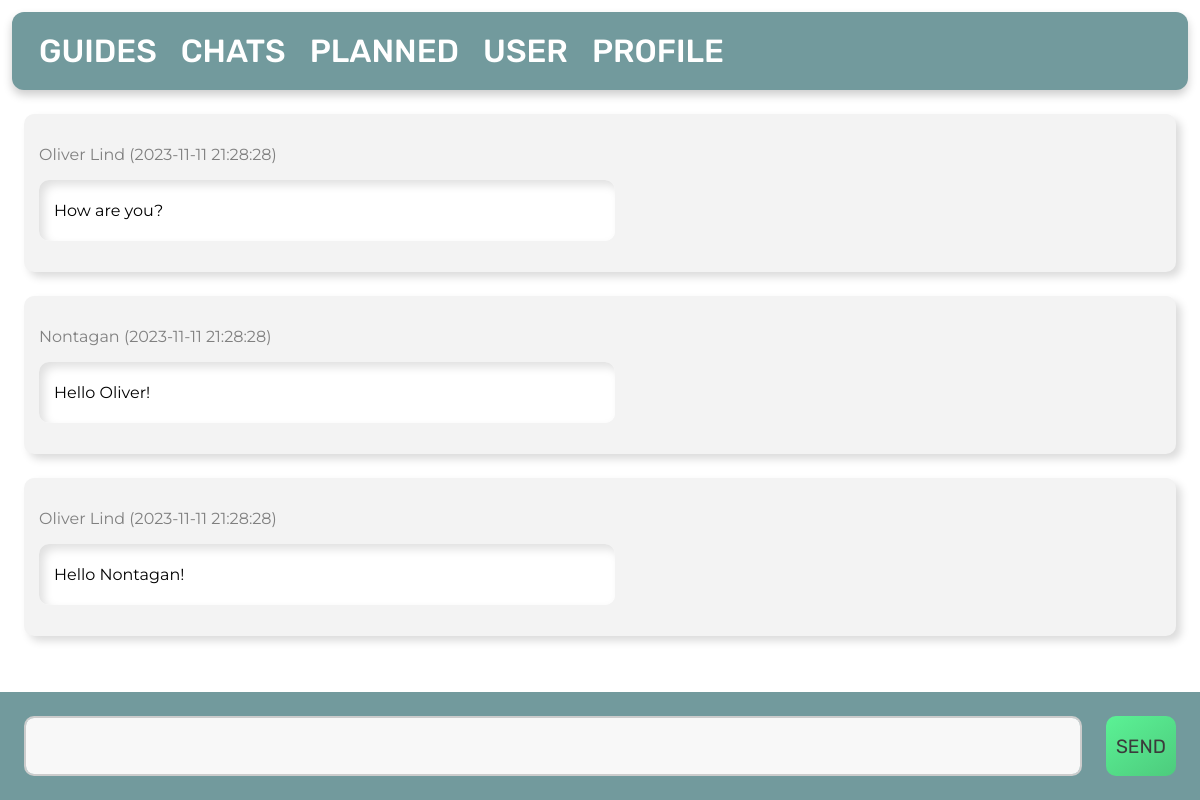
The page /1/message/ on the database as committed earlier.
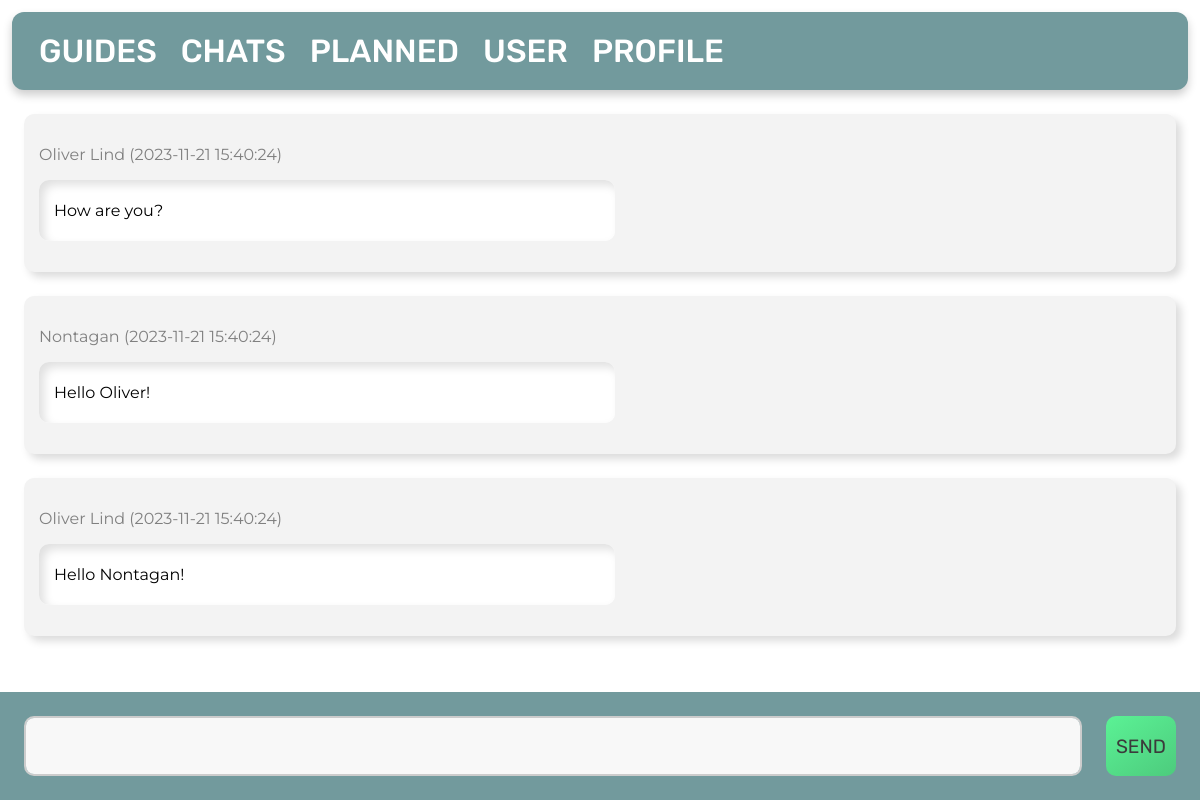
The same page on the database as committed later.
### tables this page shows
CREATE TABLE message
(
    id      INTEGER PRIMARY KEY AUTOINCREMENT,
    content TEXT,
    date    TIMESTAMP NOT NULL DEFAULT CURRENT_TIMESTAMP,
    inChat  INTEGER   NOT NULL,
    byUser  INTEGER   NOT NULL,
    FOREIGN KEY (byUser) REFERENCES user (id),
    FOREIGN KEY (inChat) REFERENCES chat (id)
);

CREATE TABLE user
(
    id        INTEGER PRIMARY KEY AUTOINCREMENT,
    firstname TEXT NOT NULL,
    lastname  TEXT NOT NULL,
    age       INTEGER,
    country   TEXT
);

### app.py (the view, shortened to what this page needs)
@app.route('/<int:id>/message/', methods=('GET', 'POST'))
def message(id):
    global user_id
    db = get_db_connection()
    message = db.execute(
        'SELECT * FROM message, chat, user WHERE chat.id = ? AND message.inChat = chat.id AND user.id = message.byUser ORDER BY message.id DESC',
        (id,)).fetchall()
    return render_template('message.html', message=message)

### app.py (called while the page is built)
def get_db_connection():
    db = sqlite3.connect('database.db')
    db.row_factory = sqlite3.Row
    return db

### templates/message.html
{% extends 'base.html' %}
{% block content %}
    {% for message in message %}
        <div class='post'>
            <p id="date">{{ message['firstname'] }} ({{ message['date'] }})</p>
            <div id="textsec">
                <p>{{ message['content'] }}</p>
            </div>
        </div>
    {% endfor %}
    <form id="message-form" method="post">
        <textarea id="messagearea" name="message" placeholder="Type here">
            {{ request.form['message'] }}
        </textarea>
        <button id="send-button" type="submit">SEND</button>
    </form>
{% endblock %}

Rows that differ between the two databases and show on the page:
changed message "How are you?": date "2023-11-11 21:28:28" → "2023-11-21 15:40:24"
changed message "Hello Oliver!": date "2023-11-11 21:28:28" → "2023-11-21 15:40:24"
changed message "Hello Nontagan!": date "2023-11-11 21:28:28" → "2023-11-21 15:40:24"
